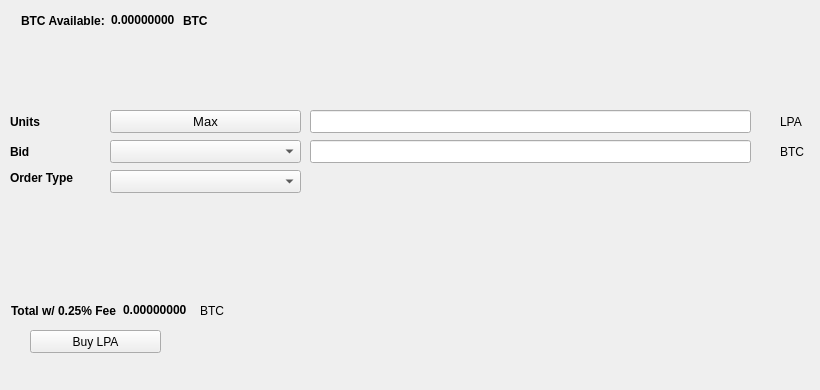
   <widget class="QWidget" name="BuyTab">
    <attribute name="title">
     <string>Buy</string>
    </attribute>
    <widget class="QPushButton" name="BuyLPA">
     <property name="geometry">
      <rect>
       <x>30</x>
       <y>330</y>
       <width>131</width>
       <height>23</height>
      </rect>
     </property>
     <property name="text">
      <string>Buy LPA</string>
     </property>
     <property name="icon">
      <iconset resource="../lpa.qrc">
       <normaloff>:/icons/bitcoin</normaloff>:/icons/bitcoin</iconset>
     </property>
    </widget>
    <widget class="QLabel" name="label_3">
     <property name="geometry">
      <rect>
       <x>10</x>
       <y>110</y>
       <width>46</width>
       <height>23</height>
      </rect>
     </property>
     <property name="font">
      <font>
       <weight>75</weight>
       <bold>true</bold>
      </font>
     </property>
     <property name="text">
      <string>Units</string>
     </property>
    </widget>
    <widget class="QLineEdit" name="UnitsInput">
     <property name="geometry">
      <rect>
       <x>310</x>
       <y>110</y>
       <width>441</width>
       <height>23</height>
      </rect>
     </property>
     <property name="font">
      <font>
       <pointsize>9</pointsize>
       <weight>75</weight>
       <bold>true</bold>
      </font>
     </property>
    </widget>
    <widget class="QLineEdit" name="BuyBidPriceEdit">
     <property name="geometry">
      <rect>
       <x>310</x>
       <y>140</y>
       <width>441</width>
       <height>23</height>
      </rect>
     </property>
     <property name="font">
      <font>
       <pointsize>9</pointsize>
       <weight>75</weight>
       <bold>true</bold>
      </font>
     </property>
    </widget>
    <widget class="QLabel" name="label_4">
     <property name="geometry">
      <rect>
       <x>780</x>
       <y>110</y>
       <width>31</width>
       <height>23</height>
      </rect>
     </property>
     <property name="text">
      <string>LPA</string>
     </property>
    </widget>
    <widget class="QLabel" name="label_5">
     <property name="geometry">
      <rect>
       <x>780</x>
       <y>140</y>
       <width>31</width>
       <height>23</height>
      </rect>
     </property>
     <property name="text">
      <string>BTC</string>
     </property>
    </widget>
    <widget class="QLabel" name="label_6">
     <property name="geometry">
      <rect>
       <x>10</x>
       <y>140</y>
       <width>46</width>
       <height>23</height>
      </rect>
     </property>
     <property name="font">
      <font>
       <weight>75</weight>
       <bold>true</bold>
      </font>
     </property>
     <property name="text">
      <string>Bid</string>
     </property>
    </widget>
    <widget class="QLabel" name="label_7">
     <property name="geometry">
      <rect>
       <x>10</x>
       <y>170</y>
       <width>91</width>
       <height>16</height>
      </rect>
     </property>
     <property name="font">
      <font>
       <weight>75</weight>
       <bold>true</bold>
      </font>
     </property>
     <property name="text">
      <string>Order Type</string>
     </property>
    </widget>
    <widget class="QPushButton" name="Buy_Max_Amount">
     <property name="geometry">
      <rect>
       <x>110</x>
       <y>110</y>
       <width>191</width>
       <height>23</height>
      </rect>
     </property>
     <property name="font">
      <font>
       <pointsize>10</pointsize>
      </font>
     </property>
     <property name="text">
      <string>Max</string>
     </property>
    </widget>
    <widget class="QComboBox" name="BuyBidcomboBox">
     <property name="geometry">
      <rect>
       <x>110</x>
       <y>140</y>
       <width>191</width>
       <height>23</height>
      </rect>
     </property>
     <property name="font">
      <font>
       <pointsize>10</pointsize>
      </font>
     </property>
    </widget>
    <widget class="QComboBox" name="buyOrdertypeCombo">
     <property name="geometry">
      <rect>
       <x>110</x>
       <y>170</y>
       <width>191</width>
       <height>23</height>
      </rect>
     </property>
     <property name="font">
      <font>
       <pointsize>10</pointsize>
      </font>
     </property>
    </widget>
    <widget class="QWidget" name="layoutWidget1">
     <property name="geometry">
      <rect>
       <x>21</x>
       <y>11</y>
       <width>227</width>
       <height>19</height>
      </rect>
     </property>
     <layout class="QHBoxLayout" name="horizontalLayout_3">
      <item>
       <widget class="QLabel" name="label232">
        <property name="font">
         <font>
          <weight>75</weight>
          <bold>true</bold>
         </font>
        </property>
        <property name="text">
         <string>BTC Available:</string>
        </property>
       </widget>
      </item>
      <item>
       <widget class="QLabel" name="BtcAvailableLbl">
        <property name="palette">
         <palette>
          <active>
           <colorrole role="WindowText">
            <brush brushstyle="SolidPattern">
             <color alpha="255">
              <red>0</red>
              <green>0</green>
              <blue>0</blue>
             </color>
            </brush>
           </colorrole>
           <colorrole role="Button">
            <brush brushstyle="SolidPattern">
             <color alpha="255">
              <red>0</red>
              <green>170</green>
              <blue>0</blue>
             </color>
            </brush>
           </colorrole>
           <colorrole role="Light">
            <brush brushstyle="SolidPattern">
             <color alpha="255">
              <red>0</red>
              <green>255</green>
              <blue>0</blue>
             </color>
            </brush>
           </colorrole>
           <colorrole role="Midlight">
            <brush brushstyle="SolidPattern">
             <color alpha="255">
              <red>0</red>
              <green>212</green>
              <blue>0</blue>
             </color>
            </brush>
           </colorrole>
           <colorrole role="Dark">
            <brush brushstyle="SolidPattern">
             <color alpha="255">
              <red>0</red>
              <green>85</green>
              <blue>0</blue>
             </color>
            </brush>
           </colorrole>
           <colorrole role="Mid">
            <brush brushstyle="SolidPattern">
             <color alpha="255">
              <red>0</red>
              <green>113</green>
              <blue>0</blue>
             </color>
            </brush>
           </colorrole>
           <colorrole role="Text">
            <brush brushstyle="SolidPattern">
             <color alpha="255">
              <red>0</red>
              <green>170</green>
              <blue>0</blue>
             </color>
            </brush>
           </colorrole>
           <colorrole role="BrightText">
            <brush brushstyle="SolidPattern">
             <color alpha="255">
              <red>255</red>
              <green>255</green>
              <blue>255</blue>
             </color>
            </brush>
           </colorrole>
           <colorrole role="ButtonText">
            <brush brushstyle="SolidPattern">
             <color alpha="255">
              <red>0</red>
              <green>0</green>
              <blue>0</blue>
             </color>
            </brush>
           </colorrole>
           <colorrole role="Base">
            <brush brushstyle="SolidPattern">
             <color alpha="255">
              <red>255</red>
              <green>255</green>
              <blue>255</blue>
             </color>
            </brush>
           </colorrole>
           <colorrole role="Window">
            <brush brushstyle="SolidPattern">
             <color alpha="255">
              <red>0</red>
              <green>170</green>
              <blue>0</blue>
             </color>
            </brush>
           </colorrole>
           <colorrole role="Shadow">
            <brush brushstyle="SolidPattern">
             <color alpha="255">
              <red>0</red>
              <green>0</green>
              <blue>0</blue>
             </color>
            </brush>
           </colorrole>
           <colorrole role="AlternateBase">
            <brush brushstyle="SolidPattern">
             <color alpha="255">
              <red>127</red>
              <green>212</green>
              <blue>127</blue>
             </color>
            </brush>
           </colorrole>
           <colorrole role="ToolTipBase">
            <brush brushstyle="SolidPattern">
             <color alpha="255">
              <red>255</red>
              <green>255</green>
              <blue>220</blue>
             </color>
            </brush>
           </colorrole>
           <colorrole role="ToolTipText">
            <brush brushstyle="SolidPattern">
             <color alpha="255">
              <red>0</red>
              <green>0</green>
              <blue>0</blue>
             </color>
            </brush>
           </colorrole>
          </active>
          <inactive>
           <colorrole role="WindowText">
            <brush brushstyle="SolidPattern">
             <color alpha="255">
              <red>0</red>
              <green>0</green>
              <blue>0</blue>
             </color>
            </brush>
           </colorrole>
           <colorrole role="Button">
            <brush brushstyle="SolidPattern">
             <color alpha="255">
              <red>0</red>
              <green>170</green>
              <blue>0</blue>
             </color>
            </brush>
           </colorrole>
           <colorrole role="Light">
            <brush brushstyle="SolidPattern">
             <color alpha="255">
              <red>0</red>
              <green>255</green>
              <blue>0</blue>
             </color>
            </brush>
           </colorrole>
           <colorrole role="Midlight">
            <brush brushstyle="SolidPattern">
             <color alpha="255">
              <red>0</red>
              <green>212</green>
              <blue>0</blue>
             </color>
            </brush>
           </colorrole>
           <colorrole role="Dark">
            <brush brushstyle="SolidPattern">
             <color alpha="255">
              <red>0</red>
              <green>85</green>
              <blue>0</blue>
             </color>
            </brush>
           </colorrole>
           <colorrole role="Mid">
            <brush brushstyle="SolidPattern">
             <color alpha="255">
              <red>0</red>
              <green>113</green>
              <blue>0</blue>
             </color>
            </brush>
           </colorrole>
           <colorrole role="Text">
            <brush brushstyle="SolidPattern">
             <color alpha="255">
              <red>0</red>
              <green>170</green>
              <blue>0</blue>
             </color>
            </brush>
           </colorrole>
           <colorrole role="BrightText">
            <brush brushstyle="SolidPattern">
             <color alpha="255">
              <red>255</red>
              <green>255</green>
              <blue>255</blue>
             </color>
            </brush>
           </colorrole>
           <colorrole role="ButtonText">
            <brush brushstyle="SolidPattern">
             <color alpha="255">
              <red>0</red>
              <green>0</green>
              <blue>0</blue>
             </color>
            </brush>
           </colorrole>
           <colorrole role="Base">
            <brush brushstyle="SolidPattern">
             <color alpha="255">
              <red>255</red>
              <green>255</green>
              <blue>255</blue>
             </color>
            </brush>
           </colorrole>
           <colorrole role="Window">
            <brush brushstyle="SolidPattern">
             <color alpha="255">
              <red>0</red>
              <green>170</green>
              <blue>0</blue>
             </color>
            </brush>
           </colorrole>
           <colorrole role="Shadow">
            <brush brushstyle="SolidPattern">
             <color alpha="255">
              <red>0</red>
              <green>0</green>
              <blue>0</blue>
             </color>
            </brush>
           </colorrole>
           <colorrole role="AlternateBase">
            <brush brushstyle="SolidPattern">
             <color alpha="255">
              <red>127</red>
              <green>212</green>
              <blue>127</blue>
             </color>
            </brush>
           </colorrole>
           <colorrole role="ToolTipBase">
            <brush brushstyle="SolidPattern">
             <color alpha="255">
              <red>255</red>
              <green>255</green>
              <blue>220</blue>
             </color>
            </brush>
           </colorrole>
           <colorrole role="ToolTipText">
            <brush brushstyle="SolidPattern">
             <color alpha="255">
              <red>0</red>
              <green>0</green>
              <blue>0</blue>
             </color>
            </brush>
           </colorrole>
          </inactive>
          <disabled>
           <colorrole role="WindowText">
            <brush brushstyle="SolidPattern">
             <color alpha="255">
              <red>0</red>
              <green>85</green>
              <blue>0</blue>
             </color>
            </brush>
           </colorrole>
           <colorrole role="Button">
            <brush brushstyle="SolidPattern">
             <color alpha="255">
              <red>0</red>
              <green>170</green>
              <blue>0</blue>
             </color>
            </brush>
           </colorrole>
           <colorrole role="Light">
            <brush brushstyle="SolidPattern">
             <color alpha="255">
              <red>0</red>
              <green>255</green>
              <blue>0</blue>
             </color>
            </brush>
           </colorrole>
           <colorrole role="Midlight">
            <brush brushstyle="SolidPattern">
             <color alpha="255">
              <red>0</red>
              <green>212</green>
              <blue>0</blue>
             </color>
            </brush>
           </colorrole>
           <colorrole role="Dark">
            <brush brushstyle="SolidPattern">
             <color alpha="255">
              <red>0</red>
              <green>85</green>
              <blue>0</blue>
             </color>
            </brush>
           </colorrole>
           <colorrole role="Mid">
            <brush brushstyle="SolidPattern">
             <color alpha="255">
              <red>0</red>
              <green>113</green>
              <blue>0</blue>
             </color>
            </brush>
           </colorrole>
           <colorrole role="Text">
            <brush brushstyle="SolidPattern">
             <color alpha="255">
              <red>0</red>
              <green>85</green>
              <blue>0</blue>
             </color>
            </brush>
           </colorrole>
           <colorrole role="BrightText">
            <brush brushstyle="SolidPattern">
             <color alpha="255">
              <red>255</red>
              <green>255</green>
              <blue>255</blue>
             </color>
            </brush>
           </colorrole>
           <colorrole role="ButtonText">
            <brush brushstyle="SolidPattern">
             <color alpha="255">
              <red>0</red>
              <green>85</green>
              <blue>0</blue>
             </color>
            </brush>
           </colorrole>
           <colorrole role="Base">
            <brush brushstyle="SolidPattern">
             <color alpha="255">
              <red>0</red>
              <green>170</green>
              <blue>0</blue>
             </color>
            </brush>
           </colorrole>
           <colorrole role="Window">
            <brush brushstyle="SolidPattern">
             <color alpha="255">
              <red>0</red>
              <green>170</green>
              <blue>0</blue>
             </color>
            </brush>
           </colorrole>
           <colorrole role="Shadow">
            <brush brushstyle="SolidPattern">
             <color alpha="255">
              <red>0</red>
              <green>0</green>
              <blue>0</blue>
             </color>
            </brush>
           </colorrole>
           <colorrole role="AlternateBase">
            <brush brushstyle="SolidPattern">
             <color alpha="255">
              <red>0</red>
              <green>170</green>
              <blue>0</blue>
             </color>
            </brush>
           </colorrole>
           <colorrole role="ToolTipBase">
            <brush brushstyle="SolidPattern">
             <color alpha="255">
              <red>255</red>
              <green>255</green>
              <blue>220</blue>
             </color>
            </brush>
           </colorrole>
           <colorrole role="ToolTipText">
            <brush brushstyle="SolidPattern">
             <color alpha="255">
              <red>0</red>
              <green>0</green>
              <blue>0</blue>
             </color>
            </brush>
           </colorrole>
          </disabled>
         </palette>
        </property>
        <property name="font">
         <font>
          <weight>75</weight>
          <bold>true</bold>
         </font>
        </property>
        <property name="text">
         <string>0.00000000</string>
        </property>
        <property name="textInteractionFlags">
         <set>Qt::LinksAccessibleByMouse|Qt::TextSelectableByKeyboard|Qt::TextSelectableByMouse</set>
        </property>
       </widget>
      </item>
      <item>
       <widget class="QLabel" name="BtcAvailableLbl_2">
        <property name="font">
         <font>
          <weight>75</weight>
          <bold>true</bold>
         </font>
        </property>
        <property name="text">
         <string>BTC</string>
        </property>
       </widget>
      </item>
     </layout>
    </widget>
    <widget class="QWidget" name="layoutWidge2">
     <property name="geometry">
      <rect>
       <x>11</x>
       <y>301</y>
       <width>259</width>
       <height>19</height>
      </rect>
     </property>
     <layout class="QHBoxLayout" name="horizontalLayout_4">
      <item>
       <widget class="QLabel" name="label_9">
        <property name="font">
         <font>
          <weight>75</weight>
          <bold>true</bold>
         </font>
        </property>
        <property name="text">
         <string>Total w/ 0.25% Fee</string>
        </property>
       </widget>
      </item>
      <item>
       <widget class="QLabel" name="BuyCostLabel">
        <property name="palette">
         <palette>
          <active>
           <colorrole role="WindowText">
            <brush brushstyle="SolidPattern">
             <color alpha="255">
              <red>0</red>
              <green>0</green>
              <blue>0</blue>
             </color>
            </brush>
           </colorrole>
           <colorrole role="Button">
            <brush brushstyle="SolidPattern">
             <color alpha="255">
              <red>0</red>
              <green>170</green>
              <blue>0</blue>
             </color>
            </brush>
           </colorrole>
           <colorrole role="Light">
            <brush brushstyle="SolidPattern">
             <color alpha="255">
              <red>0</red>
              <green>255</green>
              <blue>0</blue>
             </color>
            </brush>
           </colorrole>
           <colorrole role="Midlight">
            <brush brushstyle="SolidPattern">
             <color alpha="255">
              <red>0</red>
              <green>212</green>
              <blue>0</blue>
             </color>
            </brush>
           </colorrole>
           <colorrole role="Dark">
            <brush brushstyle="SolidPattern">
             <color alpha="255">
              <red>0</red>
              <green>85</green>
              <blue>0</blue>
             </color>
            </brush>
           </colorrole>
           <colorrole role="Mid">
            <brush brushstyle="SolidPattern">
             <color alpha="255">
              <red>0</red>
              <green>113</green>
              <blue>0</blue>
             </color>
            </brush>
           </colorrole>
           <colorrole role="Text">
            <brush brushstyle="SolidPattern">
             <color alpha="255">
              <red>0</red>
              <green>170</green>
              <blue>0</blue>
             </color>
            </brush>
           </colorrole>
           <colorrole role="BrightText">
            <brush brushstyle="SolidPattern">
             <color alpha="255">
              <red>255</red>
              <green>255</green>
              <blue>255</blue>
             </color>
            </brush>
           </colorrole>
           <colorrole role="ButtonText">
            <brush brushstyle="SolidPattern">
             <color alpha="255">
              <red>0</red>
              <green>0</green>
              <blue>0</blue>
             </color>
            </brush>
           </colorrole>
           <colorrole role="Base">
            <brush brushstyle="SolidPattern">
             <color alpha="255">
              <red>255</red>
              <green>255</green>
              <blue>255</blue>
             </color>
            </brush>
           </colorrole>
           <colorrole role="Window">
            <brush brushstyle="SolidPattern">
             <color alpha="255">
              <red>0</red>
              <green>170</green>
              <blue>0</blue>
             </color>
            </brush>
           </colorrole>
           <colorrole role="Shadow">
            <brush brushstyle="SolidPattern">
             <color alpha="255">
              <red>0</red>
              <green>0</green>
              <blue>0</blue>
             </color>
            </brush>
           </colorrole>
           <colorrole role="AlternateBase">
            <brush brushstyle="SolidPattern">
             <color alpha="255">
              <red>127</red>
              <green>212</green>
              <blue>127</blue>
             </color>
            </brush>
           </colorrole>
           <colorrole role="ToolTipBase">
            <brush brushstyle="SolidPattern">
             <color alpha="255">
              <red>255</red>
              <green>255</green>
              <blue>220</blue>
             </color>
            </brush>
           </colorrole>
           <colorrole role="ToolTipText">
            <brush brushstyle="SolidPattern">
             <color alpha="255">
              <red>0</red>
              <green>0</green>
              <blue>0</blue>
             </color>
            </brush>
           </colorrole>
          </active>
          <inactive>
           <colorrole role="WindowText">
            <brush brushstyle="SolidPattern">
             <color alpha="255">
              <red>0</red>
              <green>0</green>
              <blue>0</blue>
             </color>
            </brush>
           </colorrole>
           <colorrole role="Button">
            <brush brushstyle="SolidPattern">
             <color alpha="255">
              <red>0</red>
              <green>170</green>
              <blue>0</blue>
             </color>
            </brush>
           </colorrole>
           <colorrole role="Light">
            <brush brushstyle="SolidPattern">
             <color alpha="255">
              <red>0</red>
              <green>255</green>
              <blue>0</blue>
             </color>
            </brush>
           </colorrole>
           <colorrole role="Midlight">
            <brush brushstyle="SolidPattern">
             <color alpha="255">
              <red>0</red>
              <green>212</green>
              <blue>0</blue>
             </color>
            </brush>
           </colorrole>
           <colorrole role="Dark">
            <brush brushstyle="SolidPattern">
             <color alpha="255">
              <red>0</red>
              <green>85</green>
              <blue>0</blue>
             </color>
            </brush>
           </colorrole>
           <colorrole role="Mid">
            <brush brushstyle="SolidPattern">
             <color alpha="255">
              <red>0</red>
              <green>113</green>
              <blue>0</blue>
             </color>
            </brush>
           </colorrole>
           <colorrole role="Text">
            <brush brushstyle="SolidPattern">
             <color alpha="255">
              <red>0</red>
              <green>170</green>
              <blue>0</blue>
             </color>
            </brush>
           </colorrole>
           <colorrole role="BrightText">
            <brush brushstyle="SolidPattern">
             <color alpha="255">
              <red>255</red>
              <green>255</green>
              <blue>255</blue>
             </color>
            </brush>
           </colorrole>
           <colorrole role="ButtonText">
            <brush brushstyle="SolidPattern">
             <color alpha="255">
              <red>0</red>
              <green>0</green>
              <blue>0</blue>
             </color>
            </brush>
           </colorrole>
           <colorrole role="Base">
            <brush brushstyle="SolidPattern">
             <color alpha="255">
              <red>255</red>
              <green>255</green>
              <blue>255</blue>
             </color>
            </brush>
           </colorrole>
           <colorrole role="Window">
            <brush brushstyle="SolidPattern">
             <color alpha="255">
              <red>0</red>
              <green>170</green>
              <blue>0</blue>
             </color>
            </brush>
           </colorrole>
           <colorrole role="Shadow">
            <brush brushstyle="SolidPattern">
             <color alpha="255">
              <red>0</red>
              <green>0</green>
              <blue>0</blue>
             </color>
            </brush>
           </colorrole>
           <colorrole role="AlternateBase">
            <brush brushstyle="SolidPattern">
             <color alpha="255">
              <red>127</red>
              <green>212</green>
              <blue>127</blue>
             </color>
            </brush>
           </colorrole>
           <colorrole role="ToolTipBase">
            <brush brushstyle="SolidPattern">
             <color alpha="255">
              <red>255</red>
              <green>255</green>
              <blue>220</blue>
             </color>
            </brush>
           </colorrole>
           <colorrole role="ToolTipText">
            <brush brushstyle="SolidPattern">
             <color alpha="255">
              <red>0</red>
              <green>0</green>
              <blue>0</blue>
             </color>
            </brush>
           </colorrole>
          </inactive>
          <disabled>
           <colorrole role="WindowText">
            <brush brushstyle="SolidPattern">
             <color alpha="255">
              <red>0</red>
              <green>85</green>
              <blue>0</blue>
             </color>
            </brush>
           </colorrole>
           <colorrole role="Button">
            <brush brushstyle="SolidPattern">
             <color alpha="255">
              <red>0</red>
              <green>170</green>
              <blue>0</blue>
             </color>
            </brush>
           </colorrole>
           <colorrole role="Light">
            <brush brushstyle="SolidPattern">
             <color alpha="255">
              <red>0</red>
              <green>255</green>
              <blue>0</blue>
             </color>
            </brush>
           </colorrole>
           <colorrole role="Midlight">
            <brush brushstyle="SolidPattern">
             <color alpha="255">
              <red>0</red>
              <green>212</green>
              <blue>0</blue>
             </color>
            </brush>
           </colorrole>
           <colorrole role="Dark">
            <brush brushstyle="SolidPattern">
             <color alpha="255">
              <red>0</red>
              <green>85</green>
              <blue>0</blue>
             </color>
            </brush>
           </colorrole>
           <colorrole role="Mid">
            <brush brushstyle="SolidPattern">
             <color alpha="255">
              <red>0</red>
              <green>113</green>
              <blue>0</blue>
             </color>
            </brush>
           </colorrole>
           <colorrole role="Text">
            <brush brushstyle="SolidPattern">
             <color alpha="255">
              <red>0</red>
              <green>85</green>
              <blue>0</blue>
             </color>
            </brush>
           </colorrole>
           <colorrole role="BrightText">
            <brush brushstyle="SolidPattern">
             <color alpha="255">
              <red>255</red>
              <green>255</green>
              <blue>255</blue>
             </color>
            </brush>
           </colorrole>
           <colorrole role="ButtonText">
            <brush brushstyle="SolidPattern">
             <color alpha="255">
              <red>0</red>
              <green>85</green>
              <blue>0</blue>
             </color>
            </brush>
           </colorrole>
           <colorrole role="Base">
            <brush brushstyle="SolidPattern">
             <color alpha="255">
              <red>0</red>
              <green>170</green>
              <blue>0</blue>
             </color>
            </brush>
           </colorrole>
           <colorrole role="Window">
            <brush brushstyle="SolidPattern">
             <color alpha="255">
              <red>0</red>
              <green>170</green>
              <blue>0</blue>
             </color>
            </brush>
           </colorrole>
           <colorrole role="Shadow">
            <brush brushstyle="SolidPattern">
             <color alpha="255">
              <red>0</red>
              <green>0</green>
              <blue>0</blue>
             </color>
            </brush>
           </colorrole>
           <colorrole role="AlternateBase">
            <brush brushstyle="SolidPattern">
             <color alpha="255">
              <red>0</red>
              <green>170</green>
              <blue>0</blue>
             </color>
            </brush>
           </colorrole>
           <colorrole role="ToolTipBase">
            <brush brushstyle="SolidPattern">
             <color alpha="255">
              <red>255</red>
              <green>255</green>
              <blue>220</blue>
             </color>
            </brush>
           </colorrole>
           <colorrole role="ToolTipText">
            <brush brushstyle="SolidPattern">
             <color alpha="255">
              <red>0</red>
              <green>0</green>
              <blue>0</blue>
             </color>
            </brush>
           </colorrole>
          </disabled>
         </palette>
        </property>
        <property name="font">
         <font>
          <weight>75</weight>
          <bold>true</bold>
         </font>
        </property>
        <property name="autoFillBackground">
         <bool>false</bool>
        </property>
        <property name="text">
         <string>0.00000000</string>
        </property>
        <property name="textInteractionFlags">
         <set>Qt::LinksAccessibleByMouse|Qt::TextSelectableByMouse</set>
        </property>
       </widget>
      </item>
      <item>
       <widget class="QLabel" name="label_10">
        <property name="font">
         <font>
          <weight>50</weight>
          <bold>false</bold>
         </font>
        </property>
        <property name="text">
         <string>BTC</string>
        </property>
       </widget>
      </item>
     </layout>
    </widget>
    <widget class="QLabel" name="label_24">
     <property name="geometry">
      <rect>
       <x>460</x>
       <y>300</y>
       <width>281</width>
       <height>81</height>
      </rect>
     </property>
     <property name="text">
      <string/>
     </property>
     <property name="pixmap">
      <pixmap>:/images/bittrex</pixmap>
     </property>
    </widget>
   </widget>
